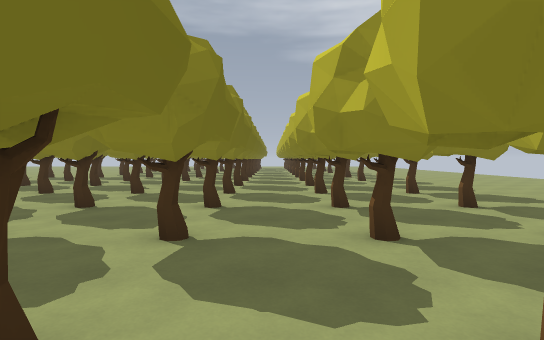
[1] (above)

24 first-person views from a walk through a 3-D level made in the Godot game engine. The camera is 1.5 m above the floor, tilts 2° down and sees 80° across. The floor is counted in squares, 2 m on a side. Each view is taken from the middle of a square. On the plan, view 1 faces up. The plan holds only what a view shows up to about 11 squares ahead; the rest is blank. The place goes on beyond the plan. Some surface patterns are stand-ins.

[2]
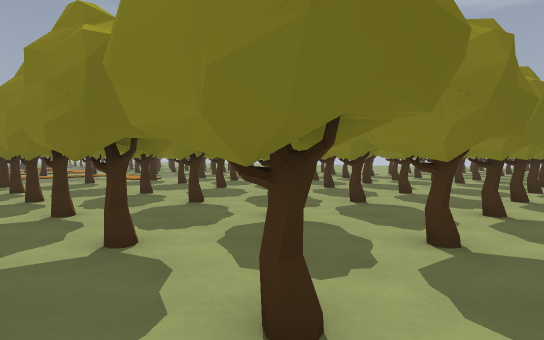

[3]
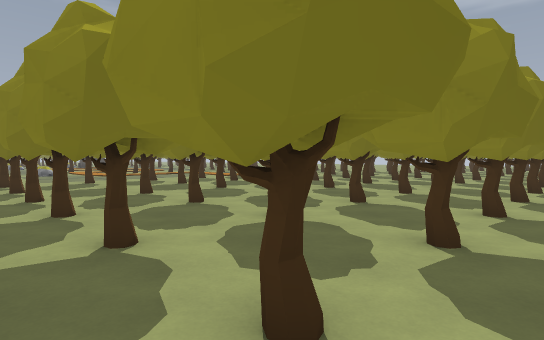

[4]
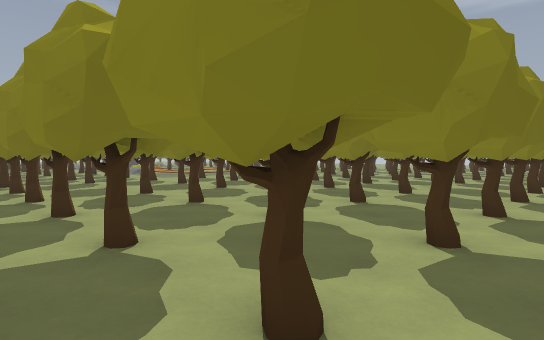

[5]
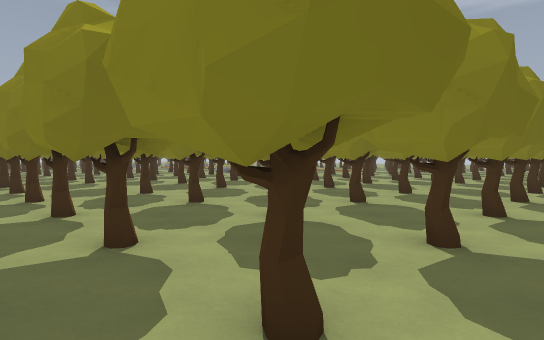

[6]
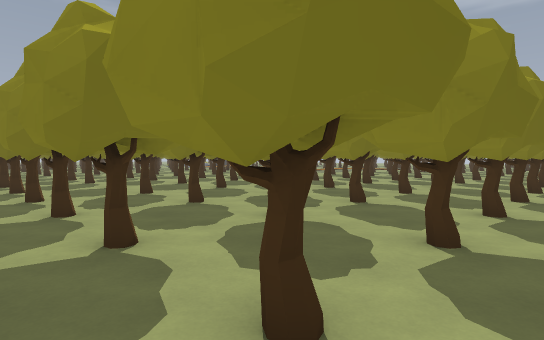

[7]
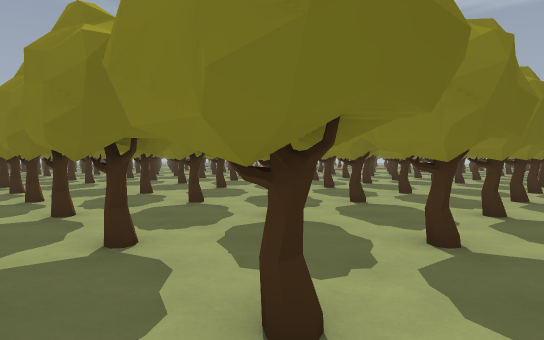

[8]
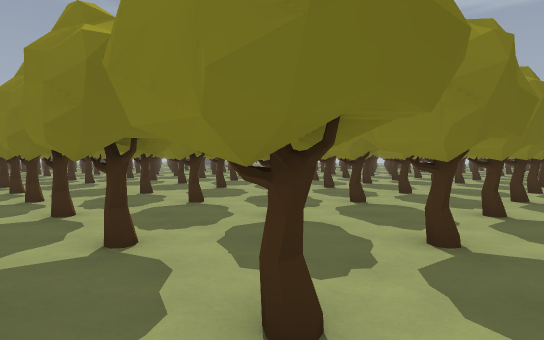

[9]
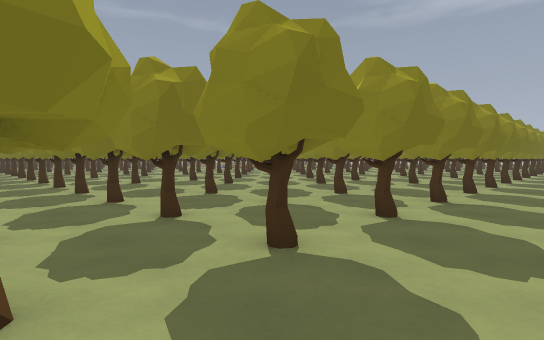

[10]
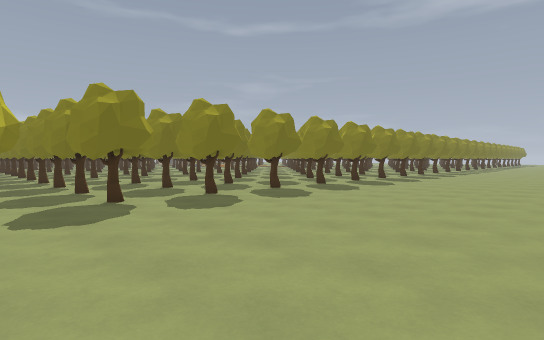

[11]
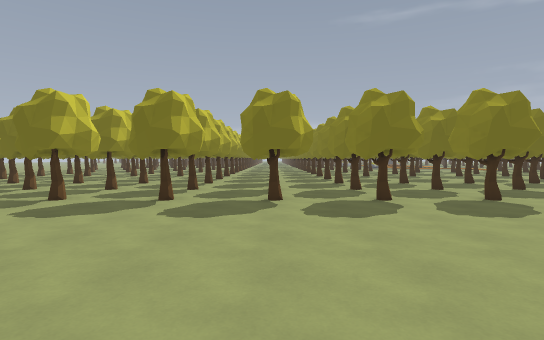

[12]
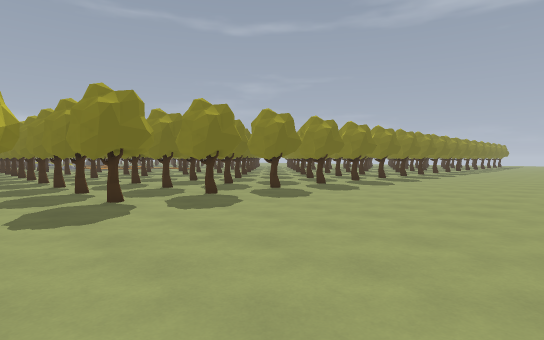

[13]
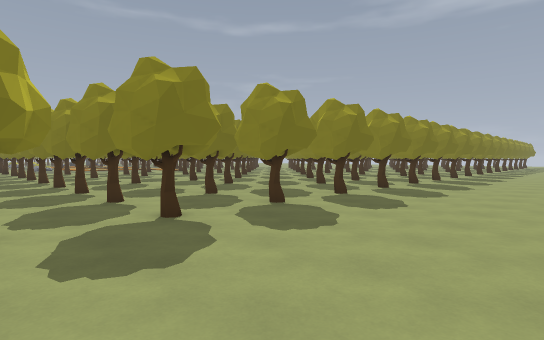

[14]
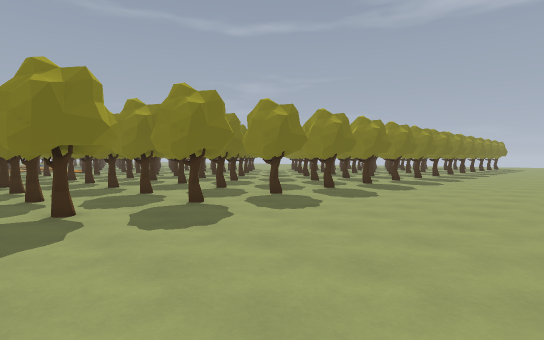

[15]
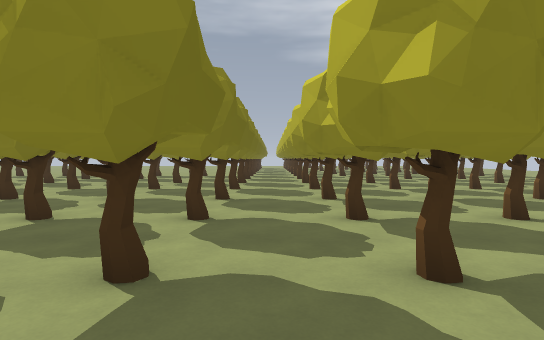

[16]
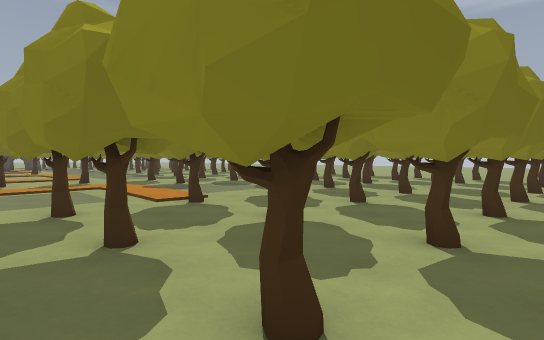

[17]
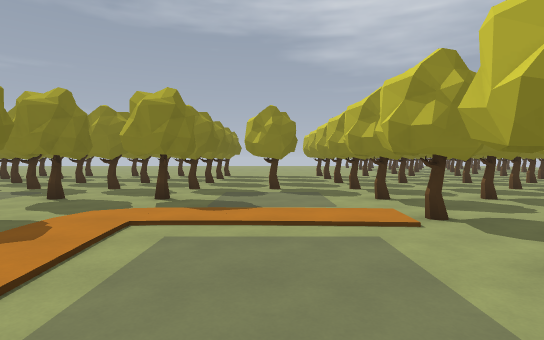

[18]
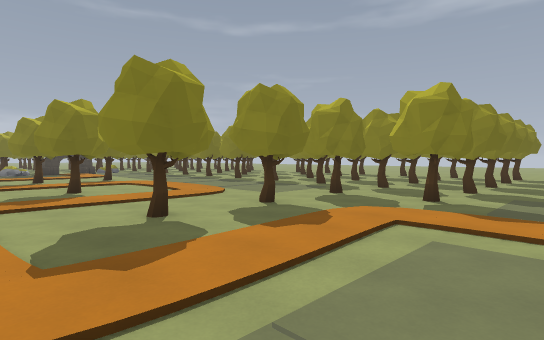

[19]
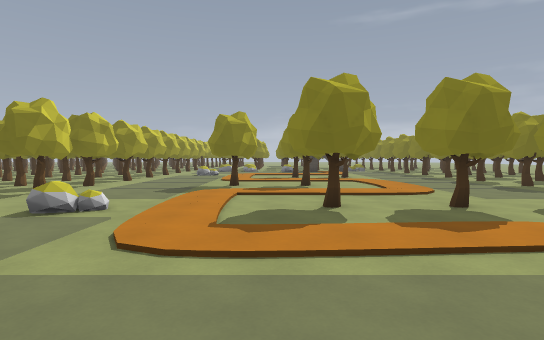

[20]
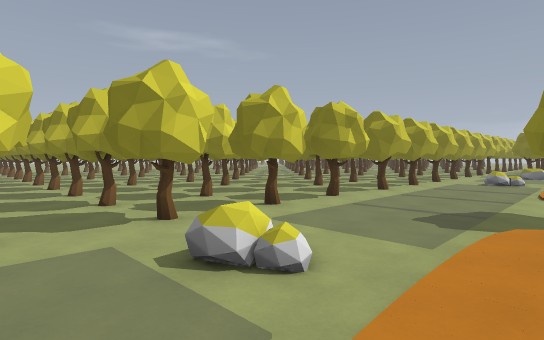

[21]
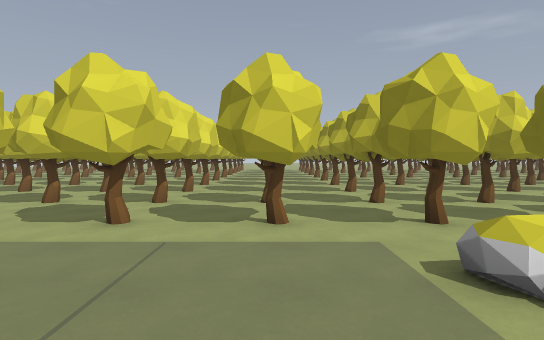

[22]
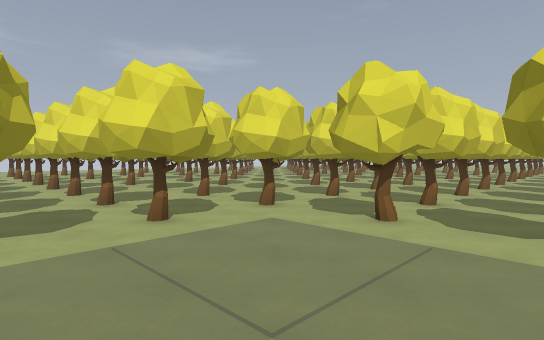

[23]
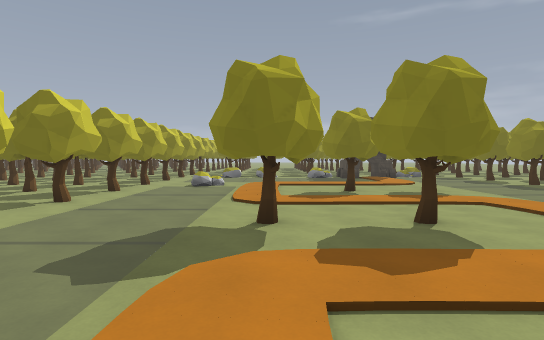

[24]
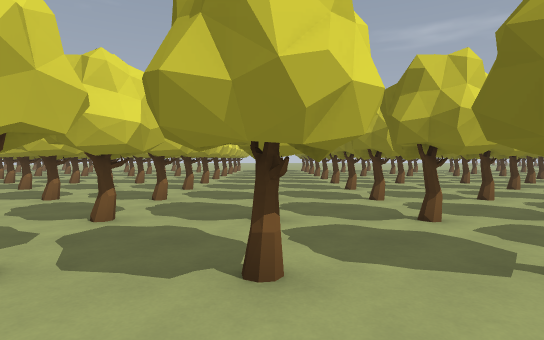

### Floor plan
Key: @ floor where view 1 was taken; # wall or solid block; . floor; = window, fence, low wall or low ledge.
Columns run from 27 left of view 1 to 9 right of it. Each row starts with its distance up from view 1.
  9     # #.#.#.#.#.#.#.#.#.#.#.#.#....
  8     ...............................
  7 #.  #.#.#.#.#.#.#.#.#.#.#.#.#.#....
  6 ... ...............................
  5 ..........#.#...#.#.#.#.#.#.#.#....
  4 ....................................
  3 ..#.......#.....#.#.#.#.#.#.#.#.....
  2 ....................................
  1 ..#...#...#.....#.#.#.#.#.#.#.#.....
  0 ...........................@........
 -1 ......#.........#.#.#.#.#.#.#.#.....
 -2 ....................................
 -3 =.........=.....#.#.#.#.#.#.#.#.....
 -4 .....................................
 -5 #.#.#.#.#.#.#.#.#.#.#.#.#.#.#.#......
 -6 .....................................
 -7 #.#.#.#.#.#.#.#.#.#.#.#.#.#.#.#......
 -8 .....................................
 -9 #.#.#.#.#.#. .#.#.#.#.#.#.#.#.#......
-10 ....................................
-11 #.#.#.#.#.#.#.#.#.#.#.#.#.#.#.#......
-12 ....................................
-13 #.#.#. .#.#.#.#.#.#.#.#.#.#.#.#.....
-14 ...... ..............................
-15              .#.#.#.#.#.#.#.#.#......
-16              ........................
-17              .#.#.#.#.#.#.#.#.#......
-18              ........................
-19               #.#.#.#.#.#.#.#.#......
-20                     ..........

Positions as (right, up) in squares from view 1, and headings:
1: (0, 0), facing up
2: (0, -2), facing up-left
3: (0, -6), facing up-left
4: (0, -10), facing up-left
5: (-2, -14), facing up-left
6: (-2, -18), facing up-left
7: (-2, -20), facing up-left
8: (2, -20), facing up-left
9: (5, -19), facing up-left
10: (9, -19), facing up-left
11: (9, -11), facing left
12: (9, -9), facing up-left
13: (7, -7), facing up-left
14: (8, -2), facing up-left
15: (-6, -1), facing up
16: (-6, 0), facing up-left
17: (-13, -1), facing up
18: (-13, -1), facing up-left
19: (-12, 0), facing left
20: (-15, -1), facing down-left
21: (-15, -1), facing down
22: (-15, -1), facing down-right
23: (-17, -1), facing left
24: (-21, -3), facing down
